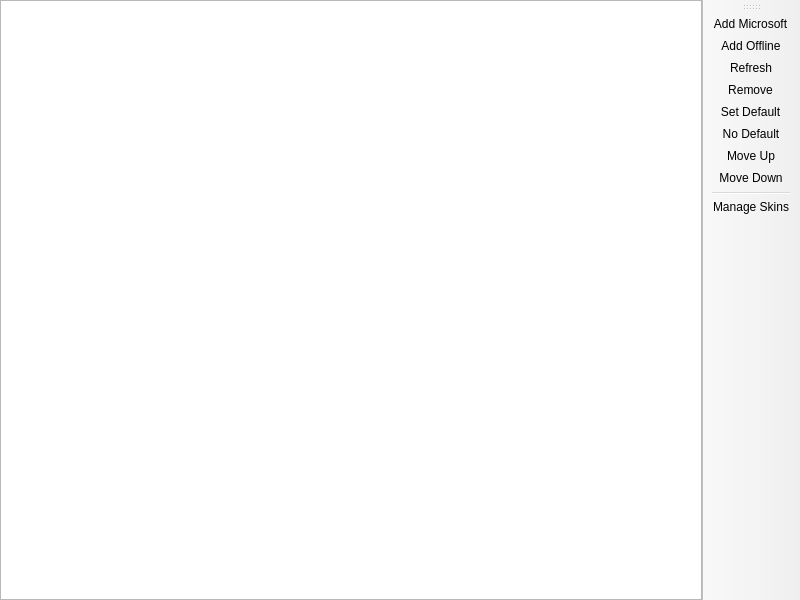
<?xml version="1.0" encoding="UTF-8"?>
<ui version="4.0">
 <class>AccountListPage</class>
 <widget class="QMainWindow" name="AccountListPage">
  <property name="geometry">
   <rect>
    <x>0</x>
    <y>0</y>
    <width>800</width>
    <height>600</height>
   </rect>
  </property>
  <widget class="QWidget" name="centralwidget">
   <layout class="QHBoxLayout" name="horizontalLayout">
    <property name="leftMargin">
     <number>0</number>
    </property>
    <property name="topMargin">
     <number>0</number>
    </property>
    <property name="rightMargin">
     <number>0</number>
    </property>
    <property name="bottomMargin">
     <number>0</number>
    </property>
    <item>
     <widget class="VersionListView" name="listView">
      <property name="alternatingRowColors">
       <bool>true</bool>
      </property>
      <property name="rootIsDecorated">
       <bool>false</bool>
      </property>
      <property name="itemsExpandable">
       <bool>false</bool>
      </property>
      <property name="allColumnsShowFocus">
       <bool>true</bool>
      </property>
      <attribute name="headerStretchLastSection">
       <bool>false</bool>
      </attribute>
     </widget>
    </item>
   </layout>
  </widget>
  <widget class="WideBar" name="toolBar">
   <attribute name="toolBarArea">
    <enum>RightToolBarArea</enum>
   </attribute>
   <attribute name="toolBarBreak">
    <bool>false</bool>
   </attribute>
   <addaction name="actionAddMicrosoft"/>
   <addaction name="actionAddOffline"/>
   <addaction name="actionRefresh"/>
   <addaction name="actionRemove"/>
   <addaction name="actionSetDefault"/>
   <addaction name="actionNoDefault"/>
   <addaction name="actionMoveUp"/>
   <addaction name="actionMoveDown"/>
   <addaction name="separator"/>
   <addaction name="actionManageSkins"/>
  </widget>
  <action name="actionSetDefault">
   <property name="text">
    <string>&amp;Set Default</string>
   </property>
  </action>
  <action name="actionNoDefault">
   <property name="checkable">
    <bool>true</bool>
   </property>
   <property name="text">
    <string>&amp;No Default</string>
   </property>
  </action>
  <action name="actionManageSkins">
   <property name="text">
    <string>&amp;Manage Skins</string>
   </property>
   <property name="toolTip">
    <string>Manage Skins</string>
   </property>
  </action>
  <action name="actionAddMicrosoft">
   <property name="text">
    <string>&amp;Add Microsoft</string>
   </property>
  </action>
  <action name="actionAddOffline">
   <property name="text">
    <string>Add &amp;Offline</string>
   </property>
  </action>
  <action name="actionRefresh">
   <property name="text">
    <string>&amp;Refresh</string>
   </property>
   <property name="toolTip">
    <string>Refresh the account tokens</string>
   </property>
  </action>
  <action name="actionRemove">
   <property name="text">
    <string>Remo&amp;ve</string>
   </property>
  </action>
  <action name="actionMoveUp">
   <property name="text">
    <string>Move &amp;Up</string>
   </property>
  </action>
  <action name="actionMoveDown">
   <property name="text">
    <string>Move &amp;Down</string>
   </property>
  </action>
 </widget>
 <customwidgets>
  <customwidget>
   <class>VersionListView</class>
   <extends>QTreeView</extends>
   <header>ui/widgets/VersionListView.h</header>
  </customwidget>
  <customwidget>
   <class>WideBar</class>
   <extends>QToolBar</extends>
   <header>ui/widgets/WideBar.h</header>
  </customwidget>
 </customwidgets>
 <resources/>
 <connections/>
</ui>
